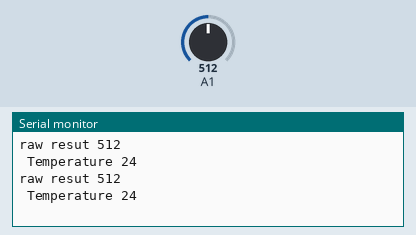
Recording of a sketch running on a simulated Arduino Uno, built with avr-gcc and run on an emulated ATmega328P. Shown: the last lines printed to the serial monitor. Inputs (shaded band) come from the test bench; at power-on: A1 = 512.

Above: at 1.8 s.
1.9 s: A1 set to 344
At 2.7 s:
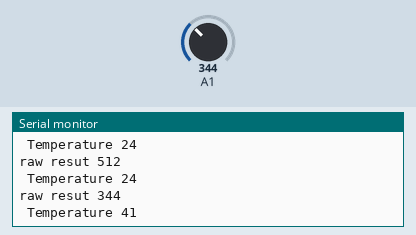
3.4 s: A1 set to 364
At 4.8 s:
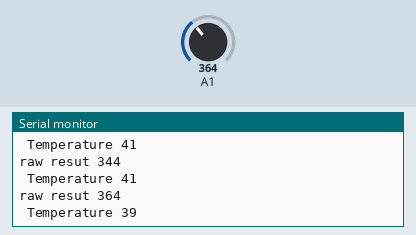
Timing chart, 0 to 6.4 s (numbered marks = the images above; inputs shaded):
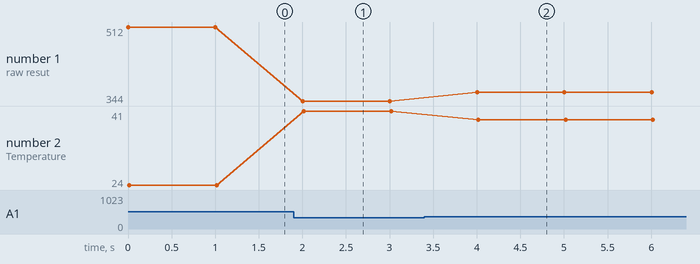

Measured:
- after the input at 1.9 s, the serial monitor: prints a new line after 0.10 s (image 1)
- after the input at 3.4 s, the serial monitor: prints a new line after 0.60 s (image 2)
- plotted number 1: 512 → 344 after the input at 1.9 s, 344 → 364 after the input at 3.4 s
- plotted number 2: 24 → 41 after the input at 1.9 s, 41 → 39 after the input at 3.4 s

The sketch:

adc_prac.ino
```cpp
#include <avr/io.h>
#include <util/delay.h>
#include "adcc.h"


void setup() {
  Serial.begin(9600);
  adc_init();
  select_channel(1);
}


//long int adc = 0;
long int temp = 0;
uint8_t adcl_raw;
uint16_t raw_result;

void loop() {
  start_adc_conversion();
  wait_for_coversion_is_completed();

  adcl_raw = ADCL;
  raw_result = ADCH <<8 | adcl_raw;

  temp = temperature(raw_result);

  // printing result
  Serial.print("raw resut ");
  Serial.println(raw_result);
  Serial.print(" Temperature ");
  Serial.println(temp);

  delay(1000);

}
```

adcc.h
```cpp
#define ADC0     0x00
#define ADC1     0x01
#define ADC2     0x02
#define ADC_TEMP 0x08
#define ADC_VBG  0x0E
#define ADC_GND  0x0F

void adc_init(void){
  // reference selection
  ADMUX  &=~(1<<7);
  ADMUX  |= (1<<6);
  // clock selection
  ADCSRA |= ((1<<0)|(1<<1)|(1<<2));
  // enable ADC
  ADCSRA |= (1 << 7);
}


void select_channel(uint8_t ch){
  ADMUX &= 0xF0;
  ADMUX |= ch;
}

void wait_for_coversion_is_completed(void){
  while((ADCSRA & (1<<4))==0){

  }
}


void start_adc_conversion(void){
  // start conversion
  ADCSRA |= (1<<ADSC);
}


// adc value conversion
// adc value to temperature
int temperature(long int adc)
{
  int dummy = 0;
  long int T = 0;

  if (adc > 994)
  {
    return -999;
  }

  else if (adc > 968)
  {
    T = (-4096 * adc + 3661824) >> 10;

    dummy = T / 10;

    return dummy;
  }

  else if (adc > 927)
  {
    T = (-2498 * adc + 2112936) >> 10;
    dummy = T / 10;
    return dummy;
  }

  else if (adc > 866)
  {
    T = (-1679 * adc + 1353022) >> 10;
    dummy = T / 10;
    return dummy;
  }

  else if (adc > 783)
  {
    T = (-1234 * adc + 967248) >> 10;

    dummy = T / 10;
    return dummy;
  }
  else if (adc > 680)
  {
    T = (-995 * adc + 779433) >> 10;
    dummy = T / 10;
    return dummy;
  }
  else if (adc > 567)
  {
    T = (-907 * adc + 719518) >> 10;

    dummy = T / 10;
    return dummy;
  }
  else if (adc > 455)
  {

    T = (-915 * adc + 724114) >> 10;

    dummy = T / 10;
    return dummy;
  }

  else if (adc > 354)
  {
    T = (-1014 * adc + 769520) >> 10;
    dummy = T / 10;
    return dummy;
  }

  else if (adc > 269)
  {
    T = (-1205 * adc + 837270) >> 10;

    dummy = T / 10;
    return dummy;
  }
  else if (adc > 202)
  {
    T = (-1529 * adc + 924656) >> 10;

    dummy = T / 10;
    return dummy;
  }

  else
  {
    return -999;
  }
}
```
